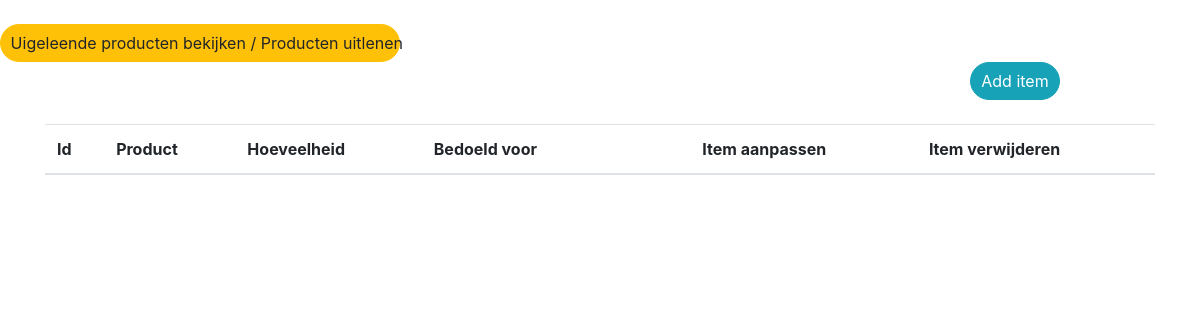
Page /lendoutoverview.php on the earlier database version.
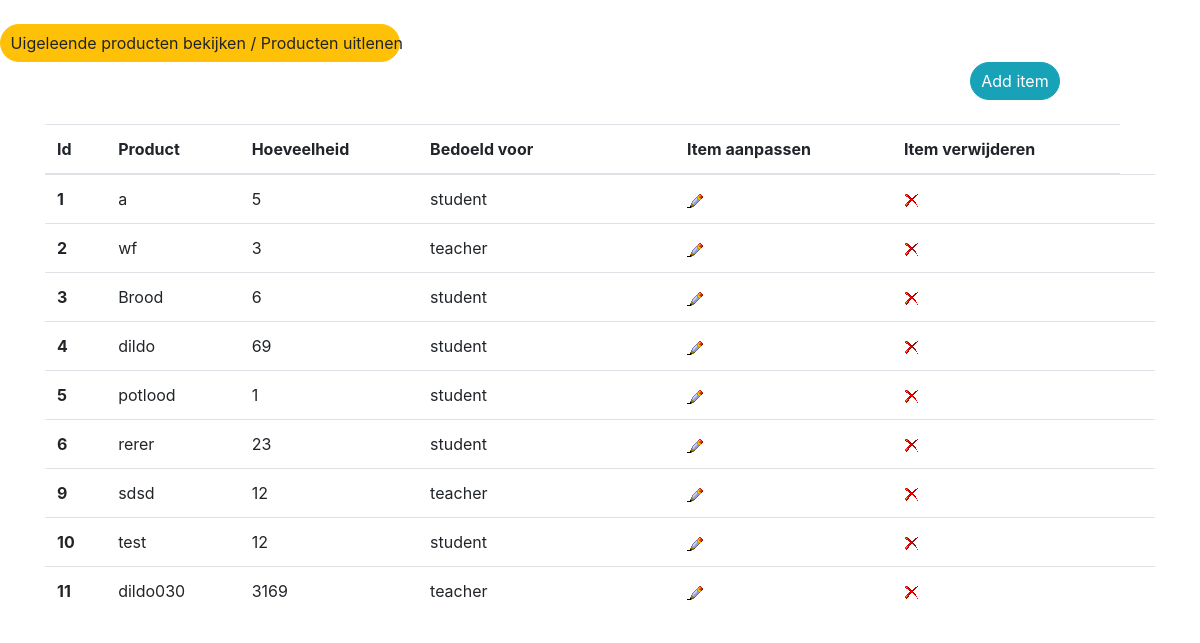
Same page on the later database version.
### tables this page shows
CREATE TABLE IF NOT EXISTS `additem` (
  `id` int(255) NOT NULL AUTO_INCREMENT,
  `role` enum('student','teacher') NOT NULL,
  `name` varchar(255) NOT NULL,
  `item` varchar(255) NOT NULL,
  `amount` int(255) NOT NULL,
  `arrivaldate` date NOT NULL,
  `untilldate` date NOT NULL,
  PRIMARY KEY (`id`)
);

### lendoutoverview.php (the view, shortened to what this page needs)
<?php
include("./connect_db.php");
$sql = ("SELECT * FROM `additem`");
$result =mysqli_query($conn, $sql);
$records = "";
while ($record = mysqli_fetch_assoc($result)) {
    $records .= "<tr>
                <th scope='row'>" . $record["id"] . "</th>
                <td>" . $record["item"] ."</td/>
                <td>" . $record["amount"] ."</td/>
                <td>" . $record["role"] ."</td/>
                <td>
                <td>
                <td>
                    <a href='./lendoutoverviewupdate.php?id=" . $record["id"]  . "'>
                        <img src='./img/b_edit.png' alt='pencil'>
                    </a>
              <td/>
                <a href='./lendoutoverviewdelete.php?id=" . $record["id"]  . "'>
                        <img src='img\b_drop.png' alt='cross'>
                    </a>
                <td/>
               </tr>"; }
?>
<!doctype html>
<html lang="en">
  <head>
    <link rel="stylesheet" href="https://stackpath.bootstrapcdn.com/bootstrap/4.1.3/css/bootstrap.min.css">
  </head>
  <body>
<br>
<div class="row">
  <div class="col-3">
      <a class="btn btn-warning badge-pill" href="/index.php?content=lendoutread" style="width:400px;">Uigeleende producten bekijken / Producten uitlenen</a>
      <?php include("./registeritem.php"); ?>
    <main class="container">
        <table class="table table-hover">
  <thead>
    <tr>
      <th scope="col">Id</th>
      <th scope="col">Product</th>
      <th scope="col">Hoeveelheid</th>
      <th scope="col">Bedoeld voor</th>
      <th scope="col"></th>
      <th scope="col"></th>
      <th scope="col">Item aanpassen</th>
      <th scope="col">Item verwijderen</th>
    </tr>
  </thead>
  <tbody>
  <?php
    echo $records;
    ?>
    </tbody>
    </table>
        </main>
  </body>
</html>

Differences in the rows shown:
added additem: id "1", item "a", amount "5", role "student"
added additem: id "2", item "wf", amount "3", role "teacher"
added additem: id "3", item "Brood", amount "6", role "student"
added additem: id "4", item "dildo", amount "69", role "student"
added additem: id "5", item "potlood", amount "1", role "student"
added additem: id "6", item "rerer", amount "23", role "student"
added additem: id "9", item "sdsd", amount "12", role "teacher"
added additem: id "10", item "test", amount "12", role "student"
added additem: id "11", item "dildo030", amount "3169", role "teacher"
